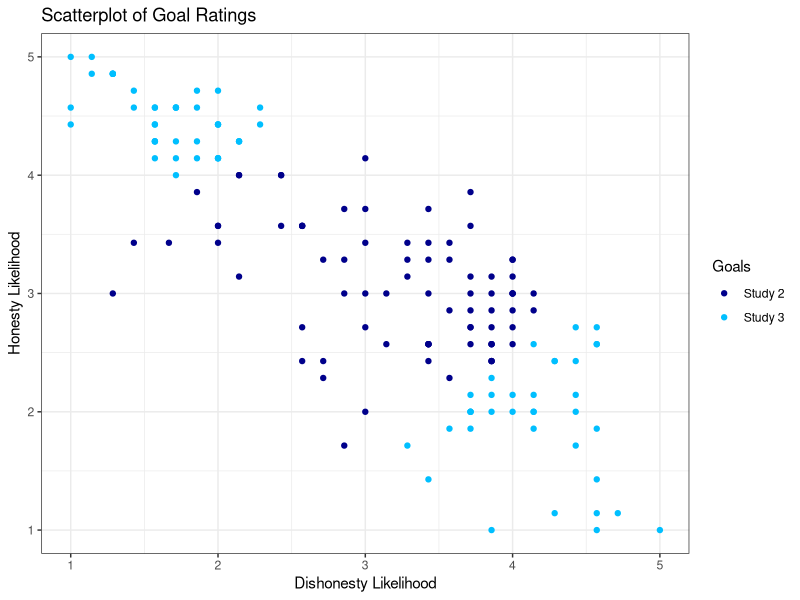
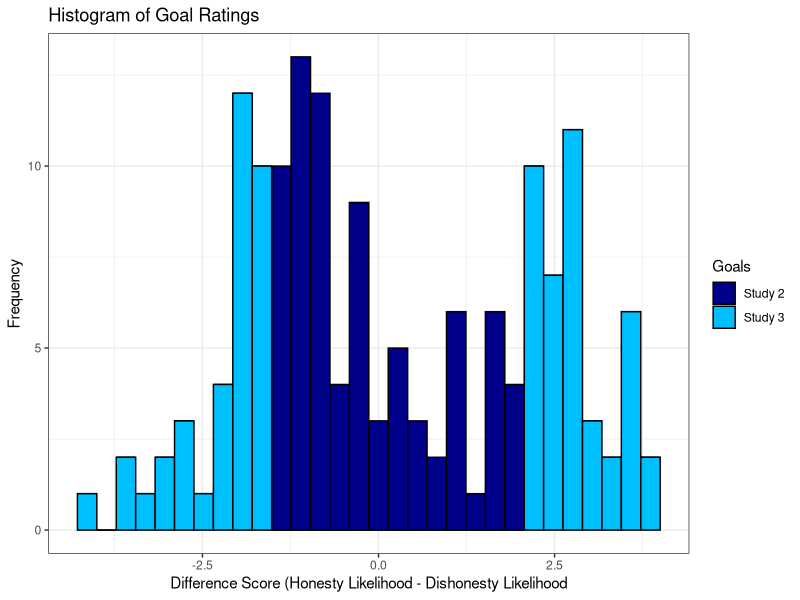
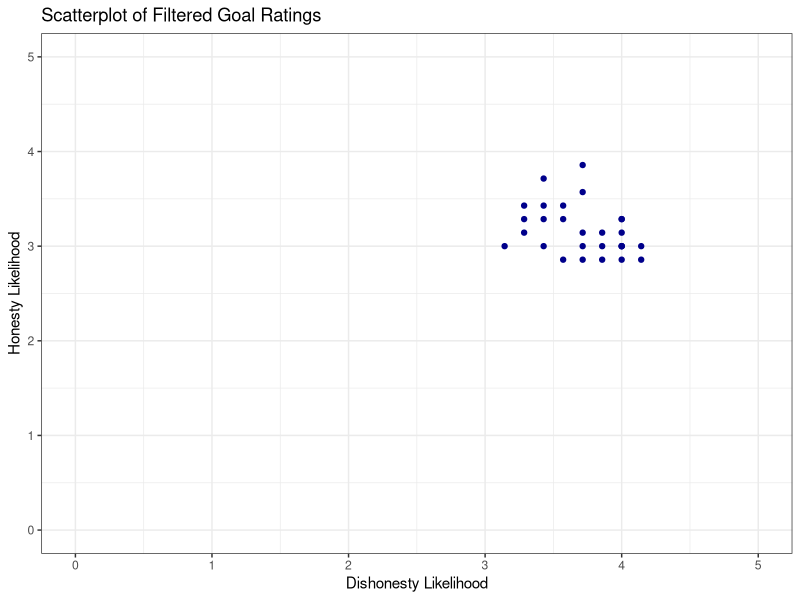
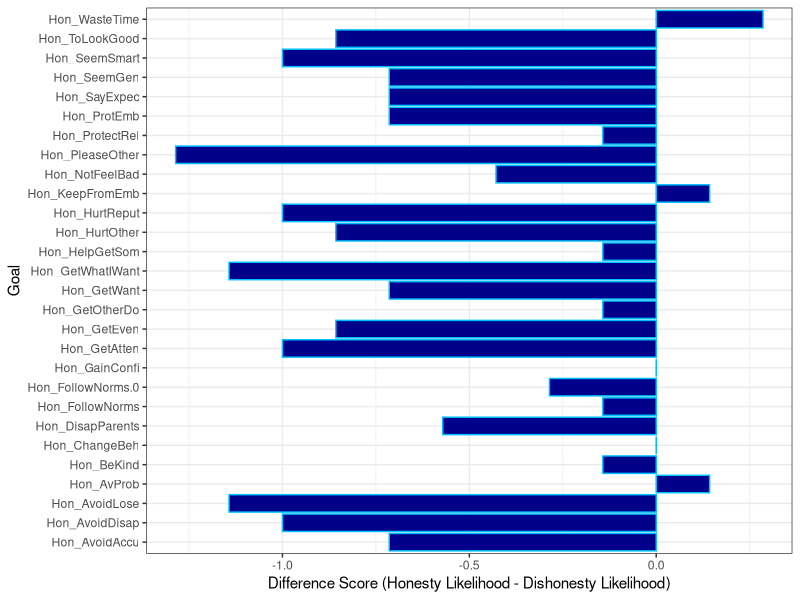
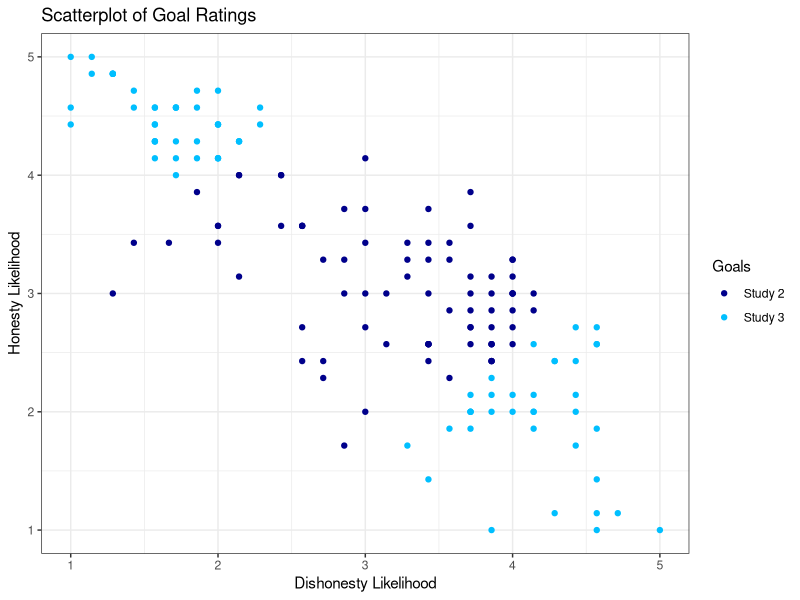

R code for these plots, in order:
## ---- chunk 1
library(tidyverse)
library(skimr)
library(psych)
library(haven)
## ---- chunk 2

setwd("C:/Users/12107/OneDrive/Documents/Grad School Stuff/GoalsNSituations/Portfolio2")

goalratings <- read_sav("TransposedGoals.sav")
## ---- chunk 3
#avg. rating for dishonesty x avg. rating for honesty

goalratings <- goalratings %>%
  mutate(init_S2goals = if_else(Diff_Likelihood >= -1.43 & Diff_Likelihood <= 2.14, "Study 2", "Study 3"))

ggplot(data = goalratings,
       mapping = aes(x = Avg_DisLikelihood, y = Avg_HonLikelihood, color = init_S2goals)) +
  geom_point() + scale_color_manual(values = c("darkblue", "deepskyblue1")) + theme_bw() +
  labs(title = "Scatterplot of Goal Ratings", x = "Dishonesty Likelihood", y = "Honesty Likelihood", color = "Goals")

ggsave("initial_goals_scatterplot.png", plot = last_plot(), device = "png")
## ---- chunk 4

ggplot(data = goalratings, mapping = aes(x = Diff_Likelihood, fill = init_S2goals)) +  geom_histogram(color = "black") +  scale_fill_manual(values = c("darkblue", "deepskyblue1")) + theme_bw() + labs(title = "Histogram of Goal Ratings", x = "Difference Score (Honesty Likelihood - Dishonesty Likelihood", y = "Frequency", fill = "Goals")

## ---- chunk 5
goalratings %>%
  arrange(desc(Diff_Likelihood))

goalratings %>%
  arrange(desc(Avg_DisLikelihood))

#filter the middle 50% of goals based on difference scores. This will reveal the 50% of goals that, on average, are rated to be similarly likely to be achieved by honesty and dishonesty.

#among those middle 50%, filter for those with above 2.8 and 3 avg. honesty/dishonesty likelihood ratings.

goalratings <- goalratings %>%
  filter(Diff_Likelihood <= 2.14) %>%
  filter(Diff_Likelihood >= -1.43) %>%
  filter(Avg_HonLikelihood > 2.8) %>%
  filter(Avg_DisLikelihood > 3)

goalratings %>%
  arrange(Diff_Likelihood)
## ---- chunk 6

#scatterplot to see which goals remain from our previous graph

ggplot(data = goalratings,
       mapping = aes(x = Avg_DisLikelihood, y = Avg_HonLikelihood)) +
  geom_point(color = "darkblue") + scale_x_continuous(limits = c(0, 5)) + scale_y_continuous(limits = c(0, 5)) + theme_bw() +
  labs(title = "Scatterplot of Filtered Goal Ratings", x = "Dishonesty Likelihood", y = "Honesty Likelihood")
## ---- chunk 7

ggplot(data = goalratings, mapping = aes(x = Diff_Likelihood, y = CASE_LBL)) + geom_bar(color = "deepskyblue", fill = "darkblue", stat = "identity") + theme_bw() + labs(x = "Difference Score (Honesty Likelihood - Dishonesty Likelihood)", y = "Goal")

## ---- chunk 8


